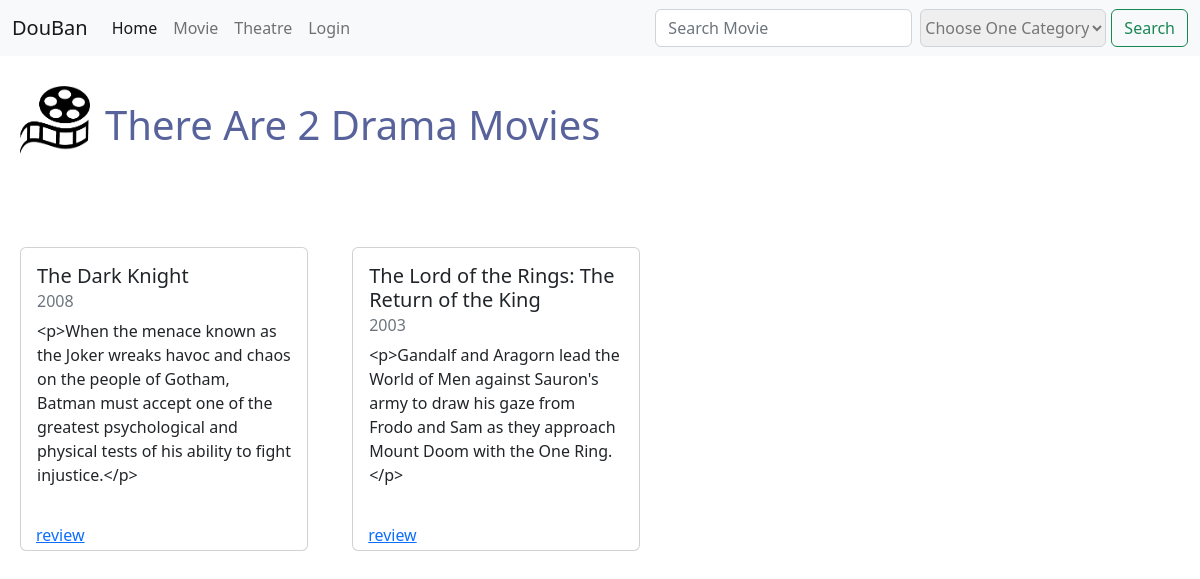
/action.php, run on the app's committed database.
### tables this page shows
CREATE TABLE `Movie` (
  `movieId` int(11) NOT NULL,
  `movieName` varchar(100) NOT NULL,
  `description` varchar(800) NOT NULL,
  `date` timestamp NOT NULL DEFAULT current_timestamp() ON UPDATE current_timestamp(),
  `categoryId` int(11) NOT NULL,
  `year` int(11) NOT NULL,
  `image` varchar(255) DEFAULT NULL
);

### action.php (the view, shortened to what this page needs)
<?php
	include('search.php');
	$query = "SELECT * FROM Movie WHERE categoryId = 5";
	$statement = $db -> prepare($query);
	$statement -> execute();
?>
<!DOCTYPE html>
<html lang="en">
<head>
    <link href="https://cdn.jsdelivr.net/npm/bootstrap@5.2.0/dist/css/bootstrap.min.css" rel="stylesheet">
    <link rel="stylesheet" type="text/css" href="css/style.css" />
</head>
<body>
<div class="header">
		<img class="logo" src="image/logo.png" alt="" />
		<h1 class="head">There Are <?= $statement->rowCount() ?> Drama Movies</a></h1>
	</div>
<div class="display-part">
        <?php while ($row = $statement -> fetch()): ?>
            <div class="card">
                <div class="card-body">
                    <h5 class="card-title"><?= $row['movieName'] ?></h5>
                    <h6 class="card-subtitle mb-2 text-muted"><?= $row['year'] ?></h6>
                    <p class="card-text"><?= $row['description'] ?></p>
                </div>
                <div class="action">
                    <a href="review.php?id=<?= $row['movieId']?>" class="card-link">review</a>
                </div>
            </div>
        <?php endwhile ?>
</div>
</body>
</html>

### css/style.css (style rules this page uses)
h1 { padding-bottom: 40px; padding-left: 10px; color: #58629b; }
body { margin-bottom: 50px; }
.header { display: flex; padding-top: 30px; padding-left: 20px; }
.logo { width: 70px; height: 70px; }
.head { padding-left: 15px; padding-top: 15px; }
.card { margin:50px 20px; display: inline-block; width: 18rem; height: 19rem; vertical-align: top; position: relative; }
.action { position: absolute; left:15px; bottom: 1%; }

### data on the page
movie: movieName "The Dark Knight", year "2008", description "<p>When the menace known as the Joker wreaks havoc and chaos on the people of Gotham, Batman must accept one of the greatest psychological and physical tests of his ability to fight injustice.</p>"
movie: movieName "The Lord of the Rings: The Return of the King", year "2003", description "<p>Gandalf and Aragorn lead the World of Men against Sauron's army to draw his gaze from Frodo and Sam as they approach Mount Doom with the One Ring.</p>"

### other printed values
$statement->rowCount() "2"
